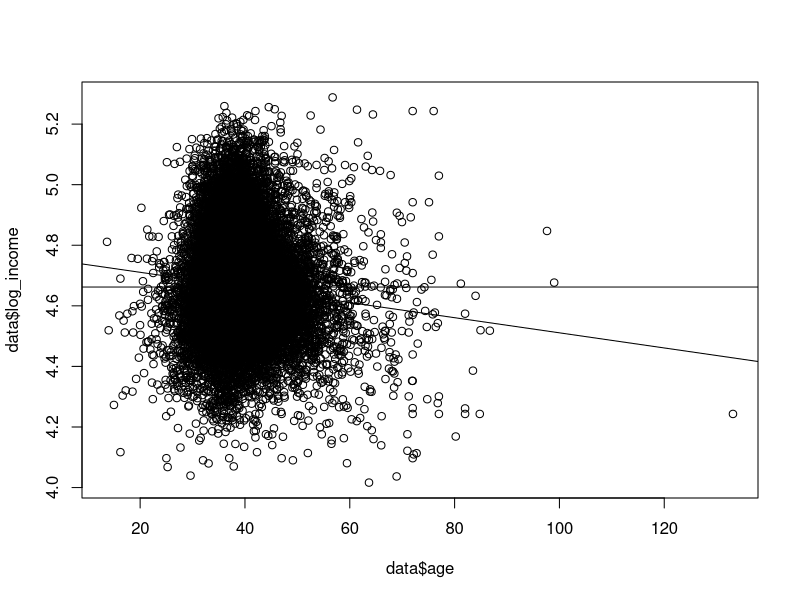
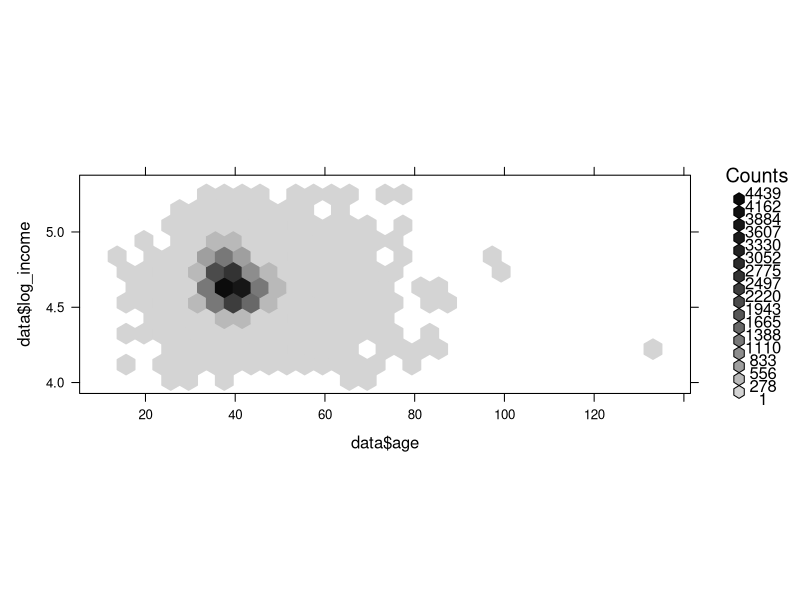
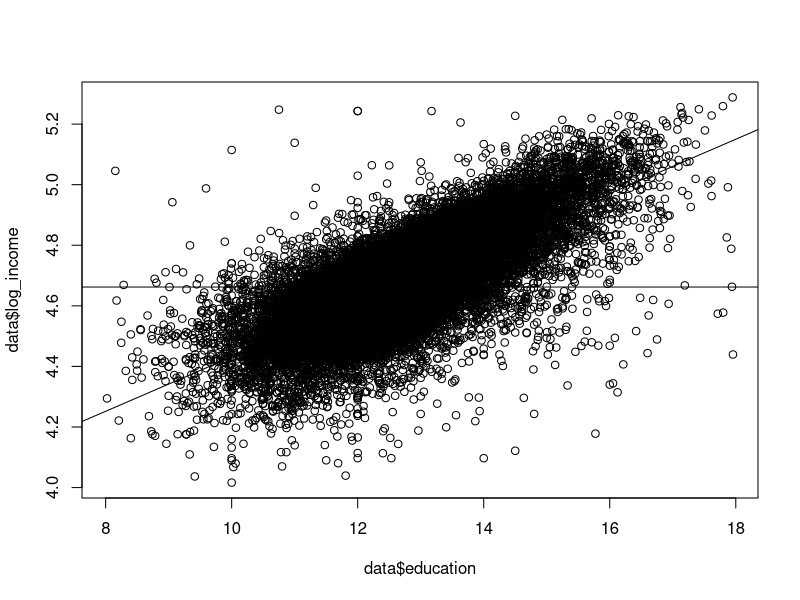
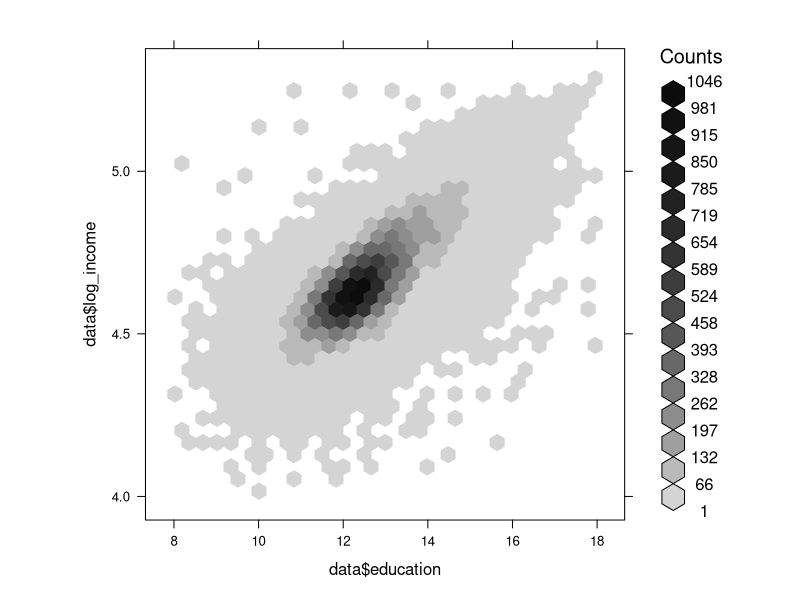
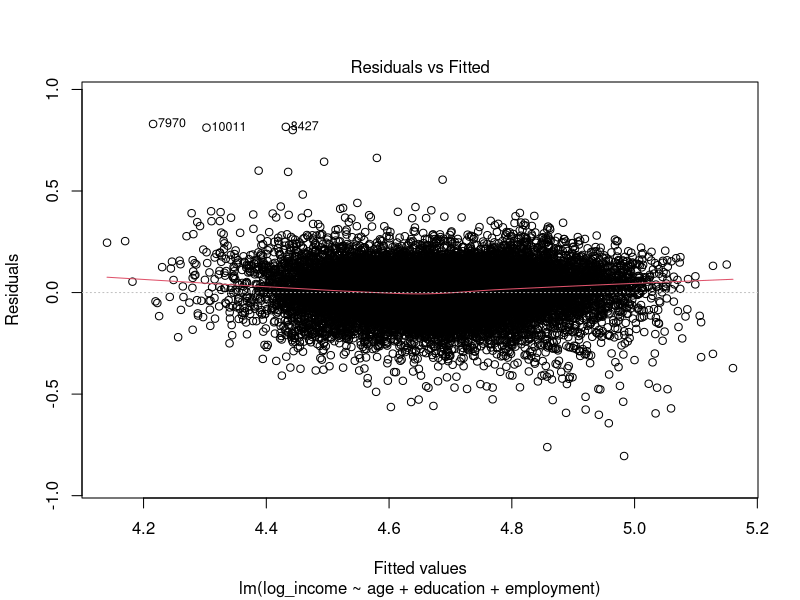
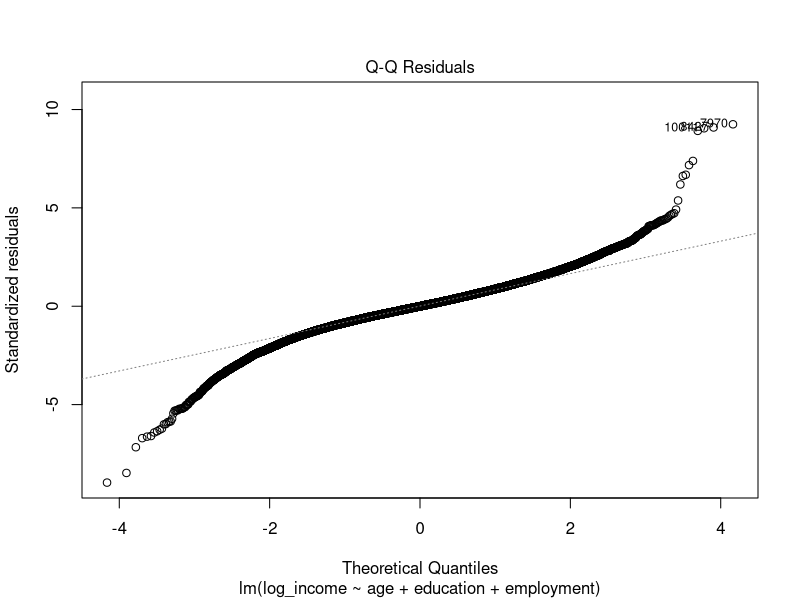
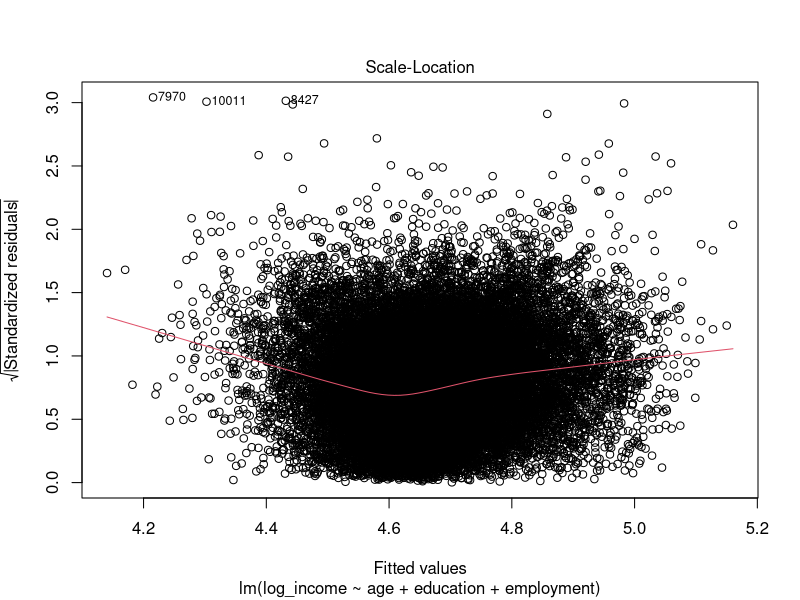
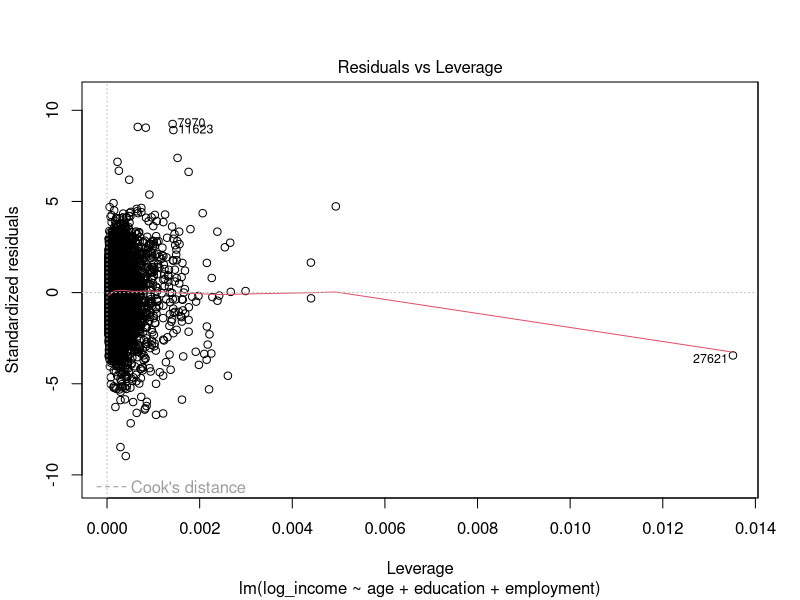

Reproduce these figures in R, in order.
## ---- chunk 1
knitr::opts_chunk$set(echo = TRUE)
## ---- chunk 2
data <- read.csv('zeta_nodupes.csv')
data <- subset(data, data$education < 18 & data$education > 8 & data$income < 200000 & data$income > 10000)
data$log_income <- log10(data$income)
head(data)
## ---- chunk 3
modelAge <- lm(log_income ~ age, data=data)
print(modelAge)
## ---- chunk 4
summary(modelAge)
## ---- chunk 5
plot(data$age, data$log_income)
abline(modelAge)
abline(h=mean(data$log_income))
## ---- chunk 6
library(hexbin)
hexbinplot(data$log_income ~ data$age)
## ---- chunk 7
modelEducation <- lm(log_income ~ education, data=data)
print(modelEducation)
## ---- chunk 8
summary(modelEducation)
## ---- chunk 9
plot(data$education, data$log_income)
abline(modelEducation)
abline(h=mean(data$log_income))
## ---- chunk 10
hexbinplot(data$log_income ~ data$education)
## ---- chunk 11
multipleModel <- lm(log_income ~ age + education + employment, data=data)
print(multipleModel)
## ---- chunk 12
summary(multipleModel)
## ---- chunk 13
plot(multipleModel)
## ---- chunk 14
testData <- data.frame (age= c(3,3,4,4), education = c(5,6,9,10), employment = c(4,4,9,9))
logPredictions <- predict(multipleModel,newdata=testData,type="response")
logPredictions
## ---- chunk 15
predictions <- 10**logPredictions
